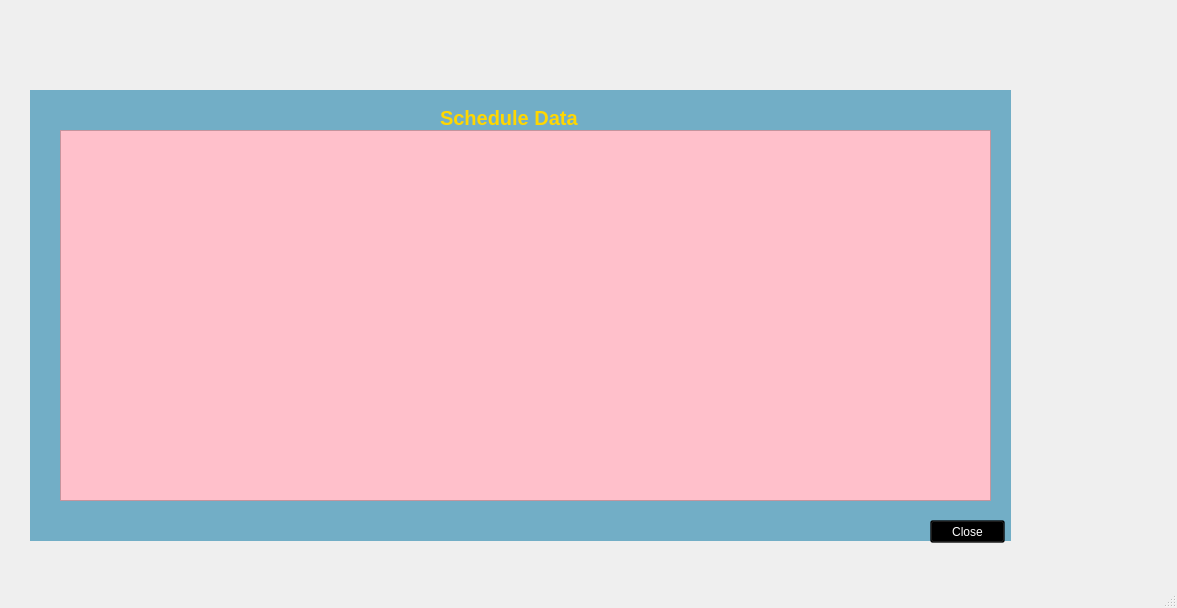
<?xml version="1.0" encoding="UTF-8"?>
<ui version="4.0">
 <class>dataShow</class>
 <widget class="QMainWindow" name="dataShow">
  <property name="geometry">
   <rect>
    <x>0</x>
    <y>0</y>
    <width>1177</width>
    <height>608</height>
   </rect>
  </property>
  <property name="windowTitle">
   <string>MainWindow</string>
  </property>
  <widget class="QWidget" name="centralwidget">
   <widget class="QWidget" name="widget" native="true">
    <property name="geometry">
     <rect>
      <x>0</x>
      <y>10</y>
      <width>1141</width>
      <height>541</height>
     </rect>
    </property>
    <widget class="QLabel" name="label">
     <property name="geometry">
      <rect>
       <x>30</x>
       <y>80</y>
       <width>981</width>
       <height>451</height>
      </rect>
     </property>
     <property name="styleSheet">
      <string notr="true">background-color:rgba(0,0,0,40);</string>
     </property>
     <property name="text">
      <string/>
     </property>
    </widget>
    <widget class="QTableView" name="tableView">
     <property name="geometry">
      <rect>
       <x>60</x>
       <y>120</y>
       <width>931</width>
       <height>371</height>
      </rect>
     </property>
     <property name="styleSheet">
      <string notr="true">background-color:pink;</string>
     </property>
    </widget>
    <widget class="QLabel" name="label_2">
     <property name="geometry">
      <rect>
       <x>440</x>
       <y>100</y>
       <width>161</width>
       <height>16</height>
      </rect>
     </property>
     <property name="font">
      <font>
       <pointsize>15</pointsize>
       <weight>75</weight>
       <bold>true</bold>
      </font>
     </property>
     <property name="styleSheet">
      <string notr="true">color:gold</string>
     </property>
     <property name="text">
      <string>Schedule Data</string>
     </property>
    </widget>
    <widget class="QLabel" name="label_3">
     <property name="geometry">
      <rect>
       <x>30</x>
       <y>80</y>
       <width>981</width>
       <height>451</height>
      </rect>
     </property>
     <property name="styleSheet">
      <string notr="true">border-image:url(:/images/C:/Users/DELL/Downloads/pngegg.png);background-color:skyblue;</string>
     </property>
     <property name="text">
      <string/>
     </property>
    </widget>
    <widget class="QLabel" name="label_5">
     <property name="geometry">
      <rect>
       <x>910</x>
       <y>0</y>
       <width>191</width>
       <height>171</height>
      </rect>
     </property>
     <property name="styleSheet">
      <string notr="true">border-image:url(:/images/C:/Users/DELL/Downloads/klipartz.com.png)</string>
     </property>
     <property name="text">
      <string/>
     </property>
    </widget>
    <widget class="QLabel" name="label_4">
     <property name="geometry">
      <rect>
       <x>30</x>
       <y>340</y>
       <width>981</width>
       <height>201</height>
      </rect>
     </property>
     <property name="styleSheet">
      <string notr="true">border-image:url(:/images/pencil.png)</string>
     </property>
     <property name="text">
      <string/>
     </property>
    </widget>
    <widget class="QLabel" name="table">
     <property name="geometry">
      <rect>
       <x>0</x>
       <y>30</y>
       <width>141</width>
       <height>131</height>
      </rect>
     </property>
     <property name="styleSheet">
      <string notr="true">border-image: url(:/images/book-41612.png);</string>
     </property>
     <property name="text">
      <string/>
     </property>
    </widget>
    <widget class="QPushButton" name="Close">
     <property name="geometry">
      <rect>
       <x>930</x>
       <y>510</y>
       <width>75</width>
       <height>23</height>
      </rect>
     </property>
     <property name="styleSheet">
      <string notr="true">background-color:rgba(0,0,0,80);
color:white</string>
     </property>
     <property name="text">
      <string>Close</string>
     </property>
    </widget>
    <zorder>label_3</zorder>
    <zorder>label</zorder>
    <zorder>label_2</zorder>
    <zorder>label_5</zorder>
    <zorder>table</zorder>
    <zorder>tableView</zorder>
    <zorder>label_4</zorder>
    <zorder>Close</zorder>
   </widget>
  </widget>
  <widget class="QStatusBar" name="statusbar"/>
 </widget>
 <resources>
  <include location="../res.qrc"/>
 </resources>
 <connections/>
</ui>
